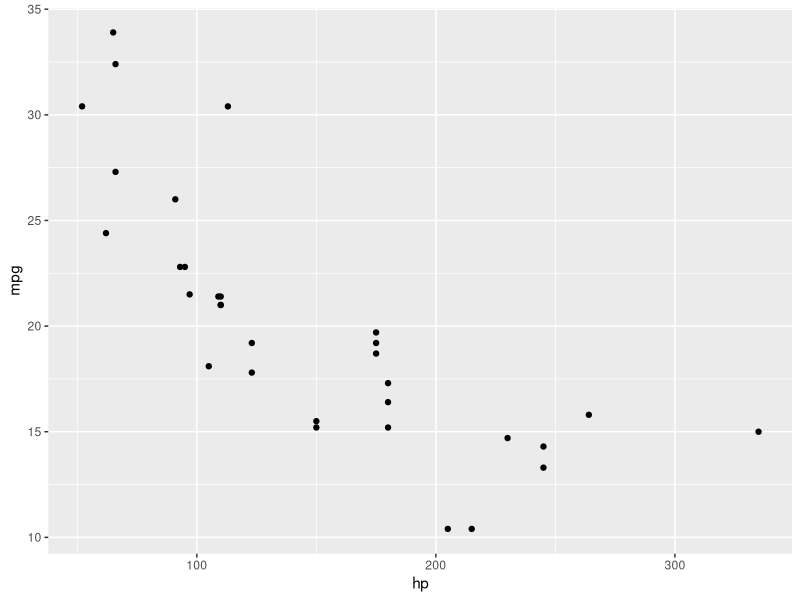
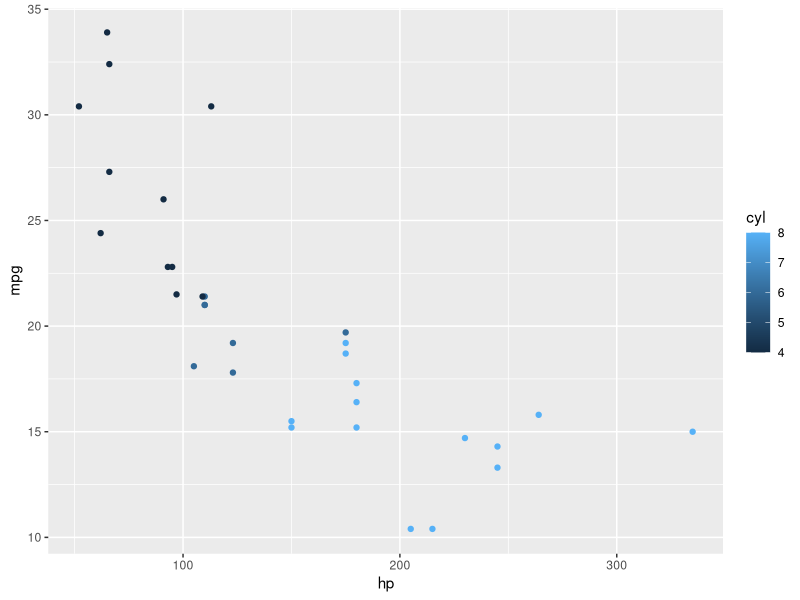
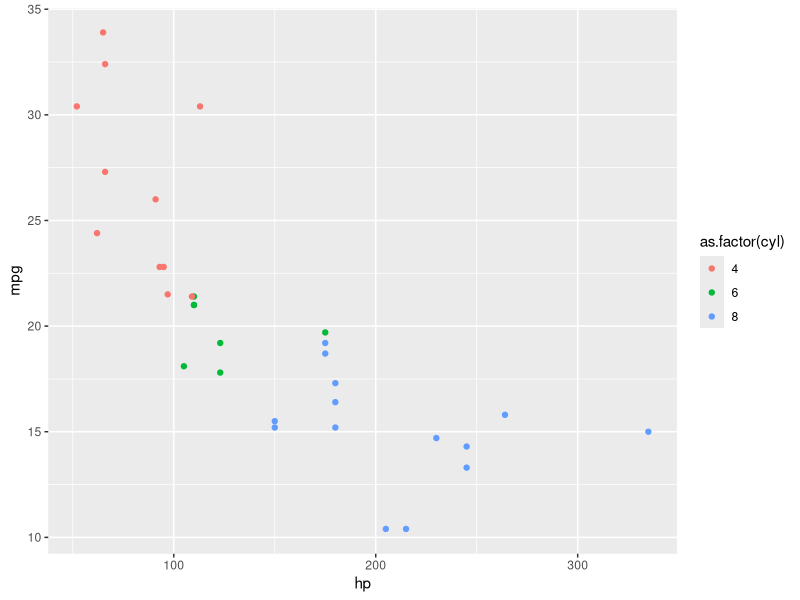
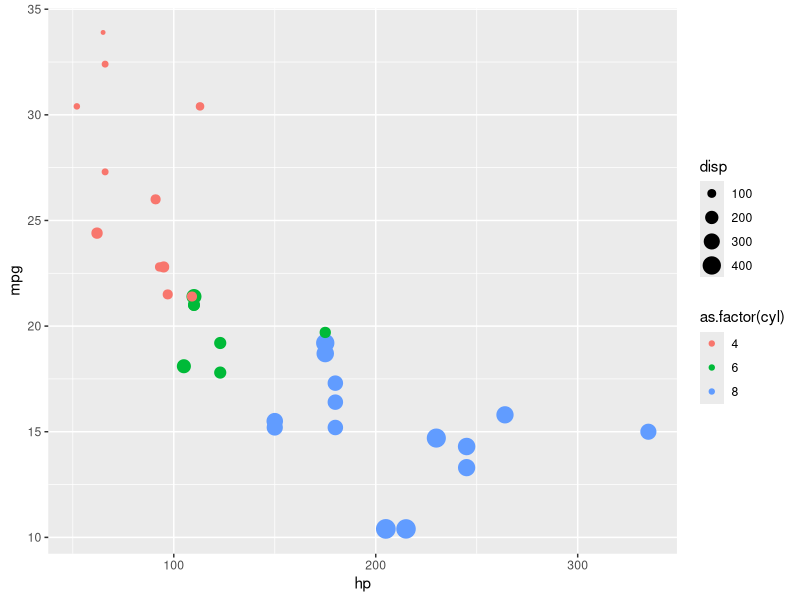
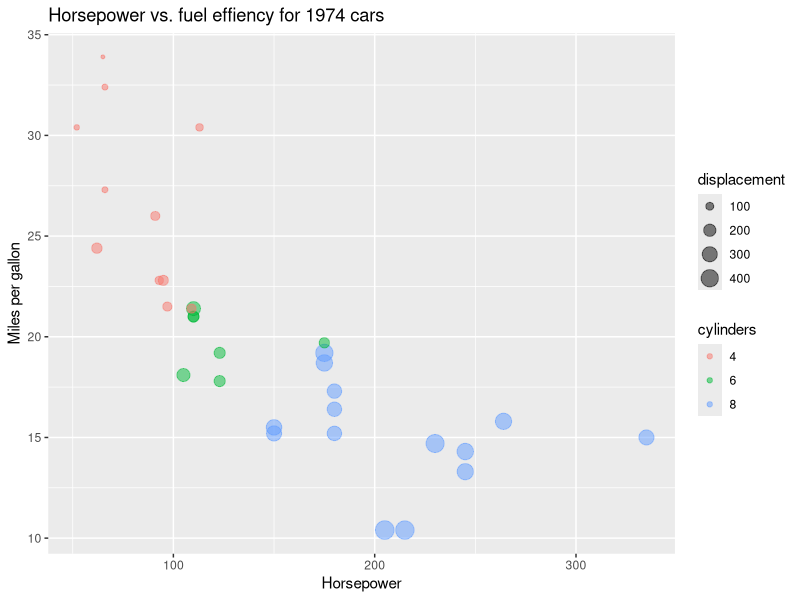
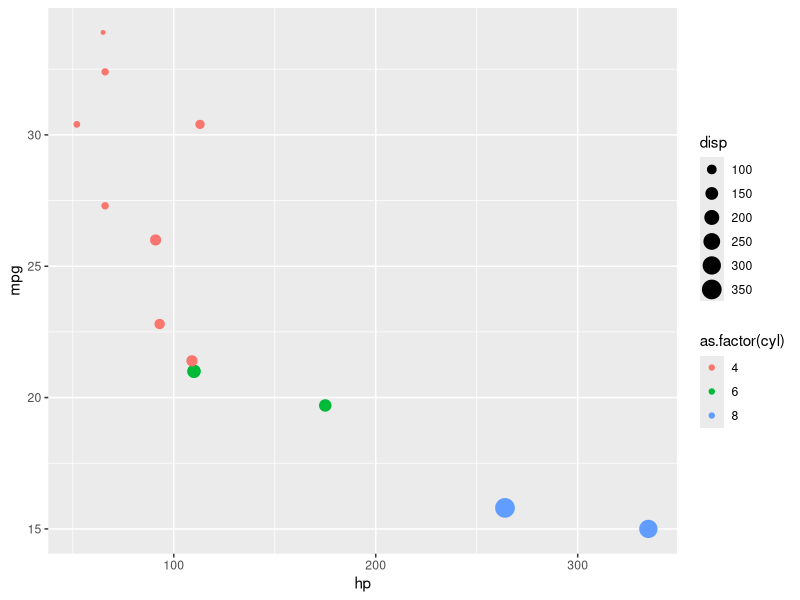
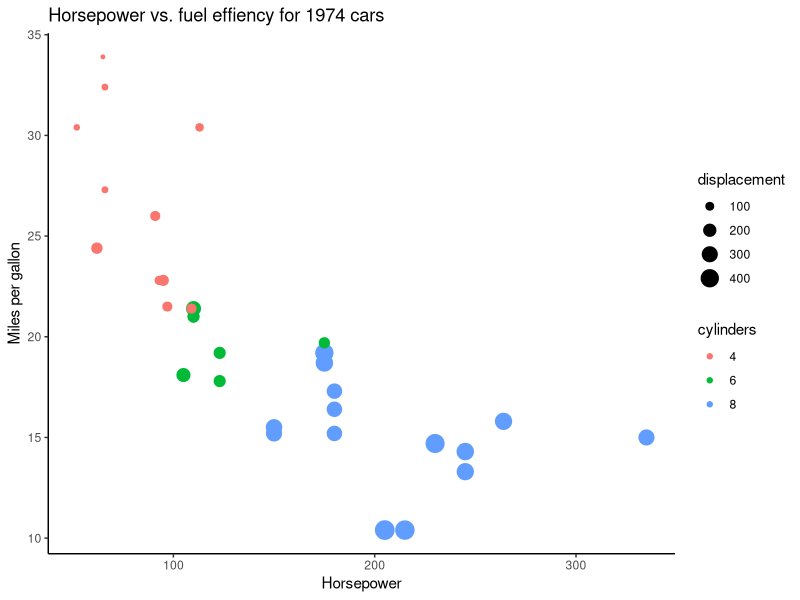
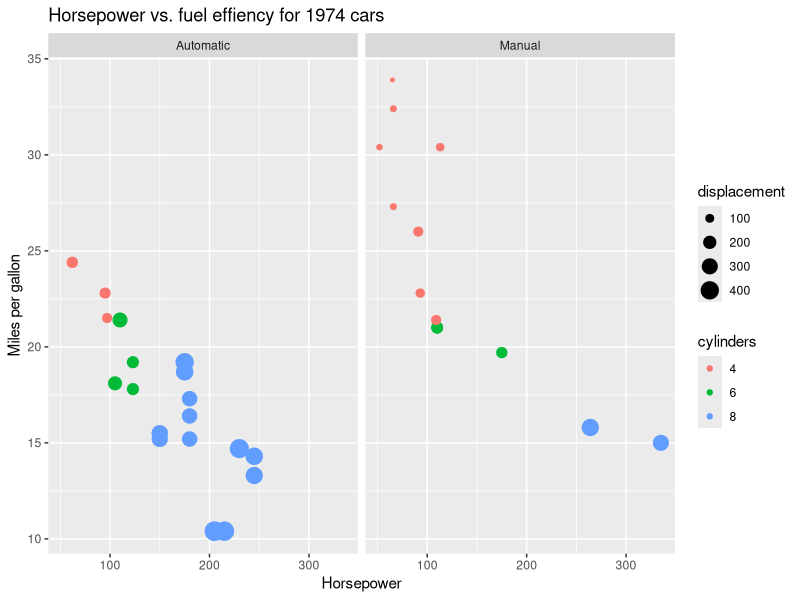

Recreate these plots in R, in order.
## ---- chunk 1
knitr::opts_chunk$set(echo = TRUE, results = "markup")
library(tidyverse)
## ---- chunk 2
# This is 3 plus 3.
3 + 3  # A comment can be on the same line as code that is executed.
## ---- chunk 3
2 + 5
2 - 1
3 * 4
7 / 6
3 ^ 3
## ---- chunk 4
4 == 3  # Note that to compare if two things are equal, a double equal sign is used.
4 > 3   # greater than
4 >= 3  # greater than or equal to
4 < 3   # less than
4 <= 3  # less than or equal to
4 != 3  # not equal to
## ---- chunk 5
4 > 3 & 4 < 3  # Is 4 greater than 3 AND 4 less than 3?
4 > 3 | 4 < 3  # Is 4 greater than 3 OR 4 less than 3?
## ---- chunk 6
18 + 73
## ---- chunk 7
sum1 <- 18 + 73
## ---- chunk 8
sum1 + 45
sum1 * sum1
## ---- chunk 9
val1 <- 8
val2 <- "yellow"
val3 <- TRUE
## ---- chunk 10
val1
## ---- chunk 11
class(val1)
class(val2)
class(val3)
## ---- chunk 12
val4 <- 9 + 13
val4
## ---- chunk 13
val4
val4 <- val4 + 5
val4
## ---- chunk 14
# val1 + 5  this will work because val1 is an integer
# val2 + 5  this will cause an error because val2 is a character object
## ---- chunk 15
val1
as.character(val1)
## ---- chunk 16
# A sequence of numbers can be generated by using :
vec1 <- 1:40
vec1
# Other vectors can be made using the c() command to combine multiple values.
vec2 <- c(1.3, 2.9, 6.6, 3.0, 8.4)
vec2
## ---- chunk 17
vec3 <- c(1, "blue", 9)
vec3
## ---- chunk 18
vec4 <- vector("numeric", length = 10)
vec4
## ---- chunk 19
vec1
vec1 / 4
## ---- chunk 20
mean(vec1)
sum(vec1)
## ---- chunk 21
vec2
vec2 > 3
vec2 >= 3
## ---- chunk 22
vec2[2]
vec2[2:5]
vec2[c(2, 4)]
## ---- chunk 23
vec2 < 4
vec2
vec2[vec2 < 4]
vec2[vec2 >= 4]
## ---- chunk 24
list1 <- list("a", 1, 6.3)
list1
## ---- chunk 25
list2 <- list(18, list1, c("G", "A", "T", "C"))
list2
## ---- chunk 26
list2[1]         # extract the first element of list2 as a list
class(list2[1])
list2[[1]]       # extract the first element of list2 as a value
class(list2[[1]])
list2[3]         # extract the third element of list2 as a list
list2[[3]]       # extract the third element of list2 as a vector
list2[[3]][1:2]  # extract a subset of the third element
## ---- chunk 27
mat1 <- matrix(c(1:4, 11:14, 21:24), nrow = 4, ncol = 3, byrow = FALSE)
mat1
rownames(mat1) <- c("gene1", "gene2", "gene3", "gene4")
colnames(mat1) <- c("expt1", "expt2", "expt3")
## ---- chunk 28
mat1[1, ]
mat1[, 2]
mat1[4, 3]
mat1[2:3, ]
## ---- chunk 29
df1 <- data.frame(x = 1:3, y = c("a", "b", "c"), z = c(TRUE, TRUE, FALSE))
df1
## ---- chunk 30
dim(df1)  # to see the dimensions of a dataframe (rows, columns)
str(df1)  # to see details about the columns of a dataframe
summary(df1)  # to get some summary statistics for the columns
## ---- chunk 31
df1[1, ]  # extract the first row from df1 as a dataframe
df1[, 3]  # extract the third column from df1
df1[2, 3] # extract the value in the second row, third column

## ---- chunk 32
df1$x     # extract the column named "x" from df1 as a vector
df1[df1$x == 2, ]  # extract the row where x = 2
df1[df1$z == TRUE, ]  # extract the rows where z = TRUE
## ---- chunk 33
colnames(df1)
bind_cols(df1, d = 4:6)
colnames(df1) <- c("a", "b", "c")
df1
df1$x    # no longer works due to renaming!
## ---- chunk 34
df1
df1[2, 3] <- NA
df1
## ---- chunk 35
sample1 <- c(8, 12, 5, 13, 7)
mean(sample1)
# If the vector contains NA values, mean() returns NA.
sample2 <- c(8, 12, 5, 13, 7, NA)
mean(sample2)
# We can define the na.rm argument (remove NA) to ignore NA values.
mean(sample2, na.rm = TRUE)
## ---- chunk 36
hyp <- function(side1, side2) {
      sqrt((side1 ^ 2) + (side2 ^ 2))
}
hyp(3, 4)
hyp(5, 12)

## ---- chunk 37
library(tidyverse)
## ---- chunk 38
head(mtcars)       # to see the first six lines
str(mtcars)        # to see the structure, including dimensions
summary(mtcars)    # to see summary statistics of each column
glimpse(mtcars)    # this is the dplyr version of str()
## ---- chunk 39
mutate(mtcars, kmpl = mpg * 0.425)
## ---- chunk 40
mtcars_new <- mutate(mtcars, cars = rownames(mtcars))  # creates a new column from the names of the rows
rownames(mtcars_new) <- 1:length(mtcars_new$mpg)  # the length function gives the number of rows, so we don't need to count
head(mtcars_new)
str(mtcars_new)
## ---- chunk 41
select(mtcars_new, 12, 1:11)                        # dplyr
mtcars_new <- select(mtcars_new, cars, mpg:carb)    # dplyr; recommended because columns are named
select(mtcars_new, cars, cyl:vs, gear)              # use : to select consecutive columns
select(mtcars_new, -vs)                             # use - to eliminate a column and keep the others
## ---- chunk 42
filter(mtcars_new, cyl == 4)                     # dplyr
filter(mtcars_new, cyl == 4, am == 1, mpg > 25)  # filter based on multiple columns
## ---- chunk 43
filter(mtcars_new, cyl %in% c(4, 8))
## ---- chunk 44
arrange(mtcars_new, desc(mpg))          # sort by mpg in descending order
arrange(mtcars_new, cyl, desc(mpg))     # sort by cyl, then mpg in descending order
## ---- chunk 45
group_by(mtcars_new, cyl) %>%               # group data by number of cylinders
      summarize(mean_mpg = mean(mpg))       # THEN find the mean mpg for each group
## ---- chunk 46
mtcars_new %>%
      group_by(cyl) %>%               
      summarize(mean_mpg = mean(mpg), mean_hp = mean(hp))   
## ---- chunk 47
# base R
mtcars_new_baseR <- mtcars
mtcars_new_baseR["kmpl"] <- mtcars["mpg"] * 0.425
mtcars_new_baseR <- rownames_to_column(mtcars_new_baseR, var = "cars")
mtcars_new_baseR <- mtcars_new_baseR[order(mtcars_new_baseR$kmpl, decreasing = TRUE), ]
mtcars_new_baseR[, c(1, 13)]

# tidyverse
mtcars %>%                                      # start with the original dataset
      mutate(cars = rownames(mtcars)) %>%       # FIRST create a new column from the row names
      as_tibble() %>%                           # THEN convert to tibble (drop rownames)
      mutate(kmpl = mpg * 0.425) %>%            # THEN create the kmpl variable from mpg
      filter(cyl == 4) %>%                      # THEN filter the models with 4 cylinders
      arrange(desc(kmpl)) %>%                   # THEN sort by kmpl, largest to smallest
      select(cars, kmpl)                        # THEN show only the names and kmpl
## ---- chunk 48
mtcars %>%                                        # check output in console
      mutate(cars = rownames(mtcars)) %>%
      filter(cyl == 8) %>%                   
      arrange(desc(mpg)) %>%              
      select(cars, mpg)

mtcars_8_cyl <- mtcars_new %>%                        # save output to object
      mutate(cars = rownames(mtcars)) %>%
      filter(cyl == 8) %>%                   
      arrange(desc(mpg)) %>%              
      select(cars, mpg)               
## ---- chunk 49
ggplot(mtcars_new, aes(x = hp, y = mpg)) +
      geom_point()
## ---- chunk 50
ggplot(mtcars_new, aes(x = hp, y = mpg, color = cyl)) +
      geom_point()
## ---- chunk 51
ggplot(mtcars_new, aes(x = hp, y = mpg, color = as.factor(cyl))) +
      geom_point()
## ---- chunk 52
ggplot(mtcars_new, aes(x = hp, y = mpg, color = as.factor(cyl), size = disp)) +
      geom_point()
## ---- chunk 53
ggplot(mtcars_new, aes(x = hp, y = mpg, color = as.factor(cyl), size = disp)) +
      geom_point(alpha = 0.5) +
      labs(x = "Horsepower", y = "Miles per gallon", 
           title = "Horsepower vs. fuel effiency for 1974 cars", 
           color = "cylinders", size = "displacement")
## ---- chunk 54
mygraph <- ggplot(mtcars_new, 
                  aes(x = hp, y = mpg, color = as.factor(cyl), size = disp)) +
      geom_point() +
      labs(x = "Horsepower", y = "Miles per gallon", 
           title = "Horsepower vs. fuel effiency for 1974 cars", 
           color = "cylinders", size = "displacement")
## ---- chunk 55
# am == 1 denotes cars with manual transmission
mtcars_new %>%
      filter(am == 1) %>%
      ggplot(aes(x = hp, y = mpg, color = as.factor(cyl), size = disp)) +
      geom_point()
## ---- chunk 56
mygraph +
      theme_classic()
## ---- chunk 57
mygraph +
      facet_grid(. ~ am, labeller = as_labeller(c(`0` = "Automatic", `1` = "Manual")))  # this creates a plot for each level of am
      
